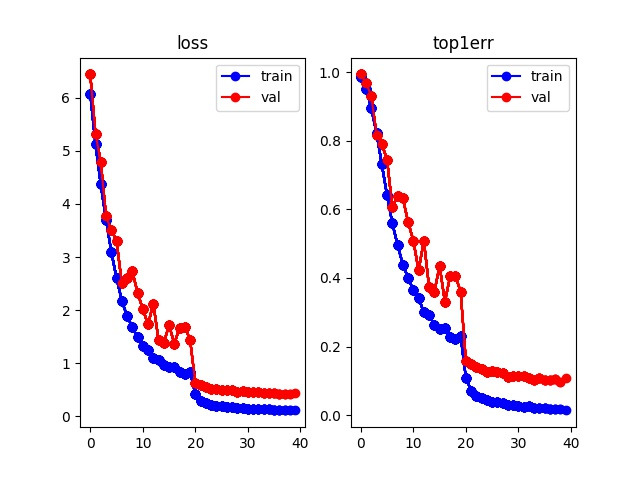
#> input picture vehicle classification/ultralytics/yolo/v8/detect/deep_sort_pytorch/deep_sort_pytorch/deep_sort/deep/train.jpg, 640 x 480 px, given in place of the camera
$ python camera_obstruction.py
#> lines starting #> are read from the running program, lines starting #| are printed output that depends on the picture; after the words box and inside, x2 and y2 are one past the last pixel; in counts of white or black regions, pixels touching at a corner belong together
import cv2
import numpy as np

capture=cv2.VideoCapture(0)

while(1):
    iscapture,frame=capture.read()
#> frame is the input picture: shape (480, 640, 3); mean B, G, R 244.3, 239.9, 245.5
    if(iscapture==False):
        print("cannot acces cam ")
        break

    gray=cv2.cvtColor(frame,cv2.COLOR_BGR2GRAY)
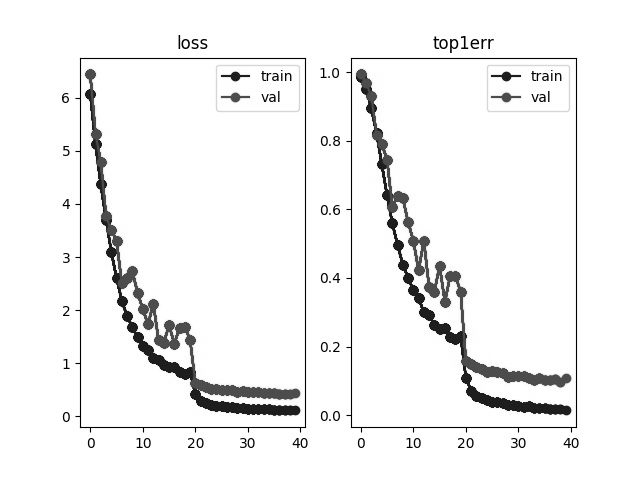
#> gray: shape (480, 640); min 0, max 255, mean 242.1
    canny_img=cv2.Canny(gray,0,255)
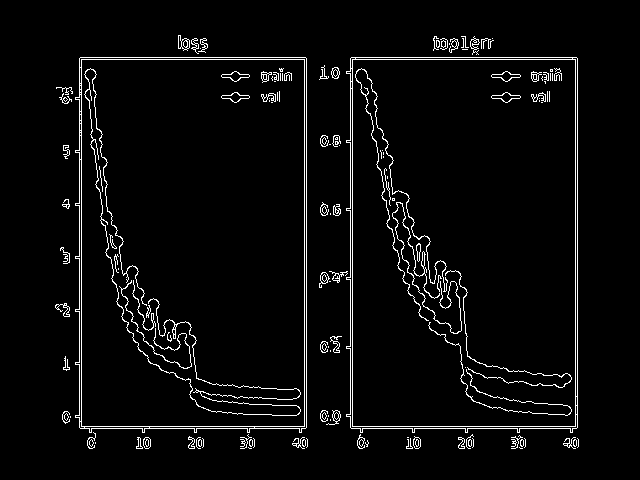
#> canny_img: shape (480, 640); 3.9% white in thin lines or dots, all inside (x1, y1, x2, y2) = (55, 35, 579, 449)
    mask=cv2.adaptiveThreshold(gray,255,cv2.ADAPTIVE_THRESH_MEAN_C,cv2.THRESH_BINARY_INV,3,3)
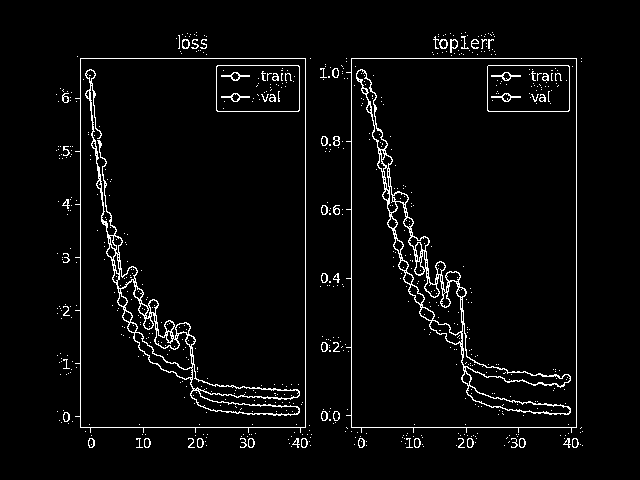
#> mask: shape (480, 640); 3.7% white in thin lines or dots, all inside (x1, y1, x2, y2) = (56, 32, 583, 448)
    and_mask=cv2.bitwise_and(mask,canny_img)
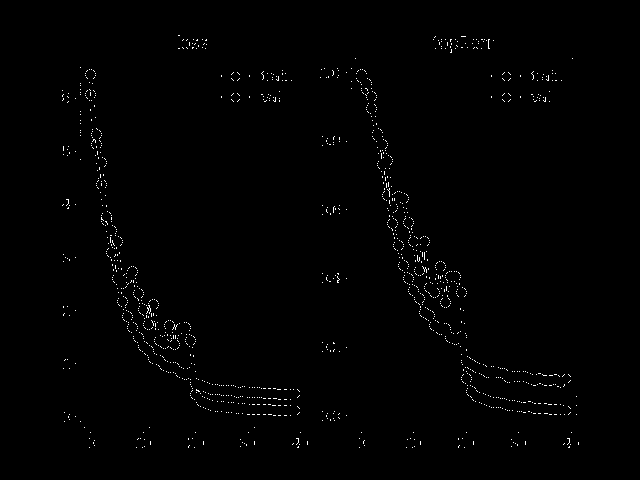
#> and_mask: shape (480, 640); 0.71% white in thin lines or dots, all inside (x1, y1, x2, y2) = (62, 35, 579, 448)

    nonzero_area=cv2.countNonZero(and_mask)
#> nonzero_area = 2174
    if(nonzero_area<800):
        print("camera blocked")
        frame = cv2.putText(frame, "cam is blocked", (int(20),int(50)), cv2.FONT_HERSHEY_TRIPLEX, 1, (0,0,255), 1, cv2.LINE_AA, False)
    else:

        frame = cv2.putText(frame, "cam is not blocked", (int(20),int(50)), cv2.FONT_HERSHEY_TRIPLEX, 1, (0,255,0), 1, cv2.LINE_AA, False)
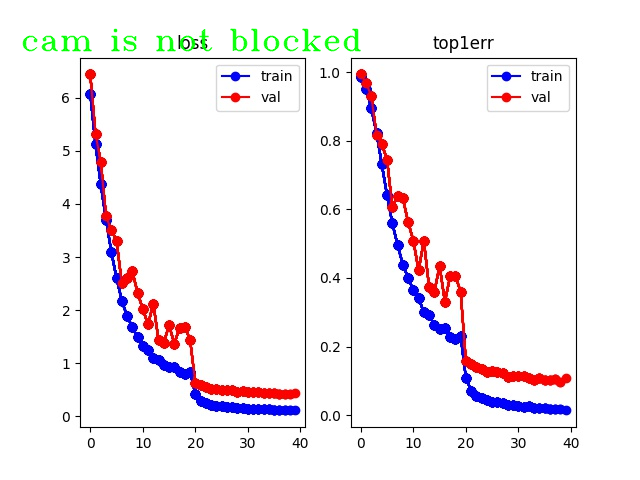
#> frame: shape (480, 640, 3); 0.87% of pixels changed, all inside (x1, y1, x2, y2) = (22, 28, 362, 52)

    # [4 lines of commented-out code are left out]
    cv2.imshow("frame",frame)


    key=cv2.waitKey(1)
#> (key q is pressed here)

    if(key==ord('q')):
        print("terminating the program")
        break

capture.release()
